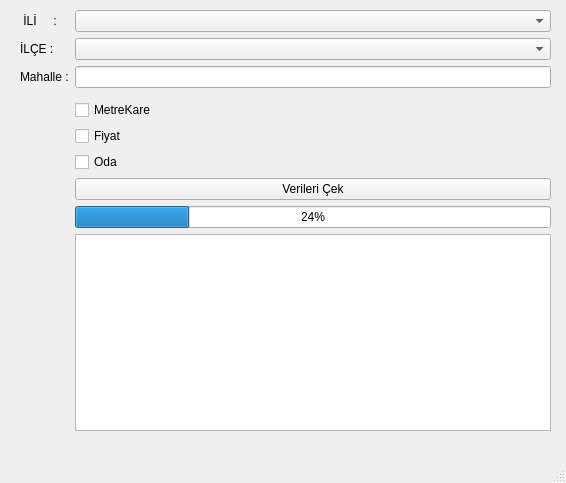
<?xml version="1.0" encoding="UTF-8"?>
<ui version="4.0">
 <class>MainWindow</class>
 <widget class="QMainWindow" name="MainWindow">
  <property name="geometry">
   <rect>
    <x>0</x>
    <y>0</y>
    <width>566</width>
    <height>483</height>
   </rect>
  </property>
  <property name="windowTitle">
   <string>MainWindow</string>
  </property>
  <widget class="QWidget" name="centralwidget">
   <widget class="QWidget" name="formLayoutWidget">
    <property name="geometry">
     <rect>
      <x>20</x>
      <y>10</y>
      <width>531</width>
      <height>421</height>
     </rect>
    </property>
    <layout class="QFormLayout" name="formLayout">
     <item row="0" column="0">
      <widget class="QLabel" name="label">
       <property name="text">
        <string> İLİ     :</string>
       </property>
      </widget>
     </item>
     <item row="0" column="1">
      <widget class="QComboBox" name="comboBox"/>
     </item>
     <item row="1" column="0">
      <widget class="QLabel" name="label_2">
       <property name="text">
        <string>İLÇE :</string>
       </property>
      </widget>
     </item>
     <item row="1" column="1">
      <widget class="QComboBox" name="comboBox_2"/>
     </item>
     <item row="2" column="0">
      <widget class="QLabel" name="label_3">
       <property name="text">
        <string>Mahalle :</string>
       </property>
      </widget>
     </item>
     <item row="2" column="1">
      <widget class="QLineEdit" name="lineEdit"/>
     </item>
     <item row="3" column="1">
      <layout class="QHBoxLayout" name="horizontalLayout_2"/>
     </item>
     <item row="4" column="1">
      <widget class="QCheckBox" name="checkBox">
       <property name="text">
        <string>MetreKare</string>
       </property>
      </widget>
     </item>
     <item row="5" column="1">
      <widget class="QCheckBox" name="checkBox_2">
       <property name="text">
        <string>Fiyat</string>
       </property>
      </widget>
     </item>
     <item row="6" column="1">
      <widget class="QCheckBox" name="checkBox_3">
       <property name="text">
        <string>Oda</string>
       </property>
      </widget>
     </item>
     <item row="7" column="1">
      <widget class="QPushButton" name="pushButton">
       <property name="text">
        <string>Verileri Çek</string>
       </property>
      </widget>
     </item>
     <item row="8" column="1">
      <widget class="QProgressBar" name="progressBar">
       <property name="value">
        <number>24</number>
       </property>
      </widget>
     </item>
     <item row="9" column="1">
      <widget class="QListWidget" name="listWidget"/>
     </item>
    </layout>
   </widget>
  </widget>
  <widget class="QMenuBar" name="menubar">
   <property name="geometry">
    <rect>
     <x>0</x>
     <y>0</y>
     <width>566</width>
     <height>21</height>
    </rect>
   </property>
  </widget>
  <widget class="QStatusBar" name="statusbar"/>
 </widget>
 <resources/>
 <connections/>
</ui>
